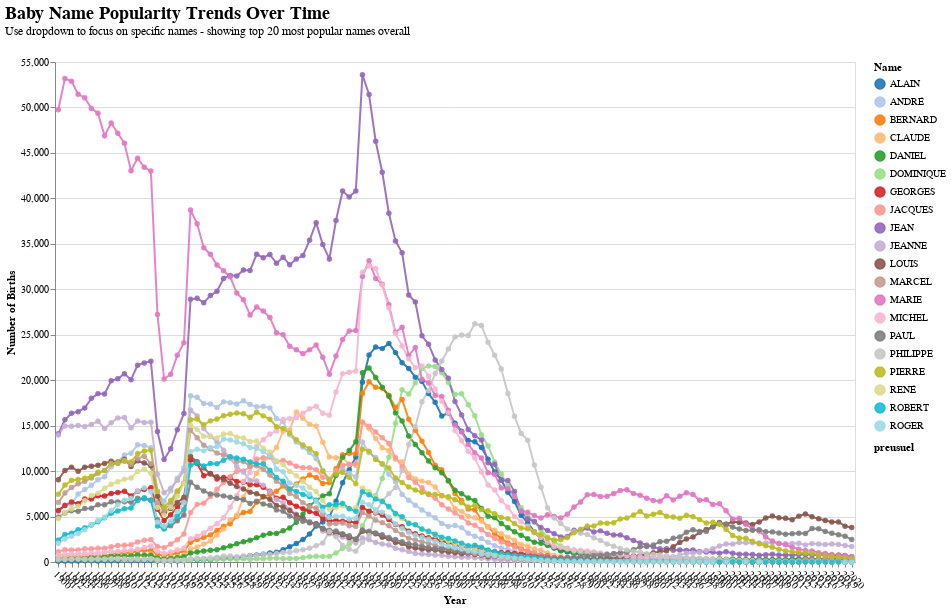

The cell this chart's notebook holds for it:
### Code cell
# Create dropdown for selecting specific names to highlight
name_dropdown = alt.binding_select(
    options=['All'] + sorted(top_names_overall),
    name='Focus on Name: '
)
selected_name = alt.param(bind=name_dropdown, value='All')

# Main chart with all lines
main_chart = alt.Chart(df_timeseries).add_params(
    selected_name
).mark_line(
    strokeWidth=2,
    point=alt.OverlayMarkDef(size=30)
).encode(
    x=alt.X('annais:O', 
            title='Year',
            axis=alt.Axis(labelAngle=45)),
    y=alt.Y('nombre:Q', 
            title='Number of Births',
            scale=alt.Scale(nice=True)),
    color=alt.Color('preusuel:N', 
                   title='Name',
                   scale=alt.Scale(scheme='category20')),
    opacity=alt.condition(
        (alt.datum.preusuel == selected_name) | (selected_name == 'All'),
        alt.value(0.9),
        alt.value(0.2)
    ),
    strokeWidth=alt.condition(
        alt.datum.preusuel == selected_name,
        alt.value(4),
        alt.value(2)
    ),
    tooltip=['preusuel:N', 'annais:O', 'nombre:Q']
).properties(
    width=800,
    height=500
)

# Add text labels for the end of lines
end_labels = alt.Chart(df_timeseries).add_params(
    selected_name
).mark_text(
    align='left',
    dx=5,
    fontSize=10,
    fontWeight='bold'
).encode(
    x=alt.X('annais:O'),
    y=alt.Y('nombre:Q'),
    text='preusuel:N',
    color=alt.Color('preusuel:N', scale=alt.Scale(scheme='category20')),
    opacity=alt.condition(
        (alt.datum.preusuel == selected_name) | (selected_name == 'All'),
        alt.value(1.0),
        alt.value(0.0)
    )
).transform_aggregate(
    max_year='max(annais)',
    groupby=['preusuel']
).transform_filter(
    alt.datum.annais == alt.datum.max_year
)

# Combine the charts
timeseries_chart = (main_chart + end_labels).resolve_scale(
    color='independent'
).properties(
    title=alt.TitleParams(
        text='Baby Name Popularity Trends Over Time',
        subtitle='Use dropdown to focus on specific names - showing top 20 most popular names overall',
        fontSize=18,
        subtitleFontSize=12,
        anchor='start',
        offset=20
    )
)

timeseries_chart.show()

### Figure 1 — Vega-Lite specification as saved in the notebook (floating-point values rounded to 4 significant figures; data arrays with more than 128 entries replaced by an {"elided": "..."} marker saying what was removed)
{"config": {"view": {"continuousWidth": 300, "continuousHeight": 300}}, "layer": [{"mark": {"type": "line", "point": {"size": 30}, "strokeWidth": 2}, "encoding": {"color": {"field": "preusuel", "scale": {"scheme": "category20"}, "title": "Name", "type": "nominal"}, "opacity": {"condition": {"test": "((datum.preusuel === param_18) || (param_18 === 'All'))", "value": 0.9}, "value": 0.2}, "strokeWidth": {"condition": {"test": "(datum.preusuel === param_18)", "value": 4}, "value": 2}, "tooltip": [{"field": "preusuel", "type": "nominal"}, {"field": "annais", "type": "ordinal"}, {"field": "nombre", "type": "quantitative"}], "x": {"axis": {"labelAngle": 45}, "field": "annais", "title": "Year", "type": "ordinal"}, "y": {"field": "nombre", "scale": {"nice": true}, "title": "Number of Births", "type": "quantitative"}}}, {"mark": {"type": "text", "align": "left", "dx": 5, "fontSize": 10, "fontWeight": "bold"}, "encoding": {"color": {"field": "preusuel", "scale": {"scheme": "category20"}, "type": "nominal"}, "opacity": {"condition": {"test": "((datum.preusuel === param_18) || (param_18 === 'All'))", "value": 1.0}, "value": 0.0}, "text": {"field": "preusuel", "type": "nominal"}, "x": {"field": "annais", "type": "ordinal"}, "y": {"field": "nombre", "type": "quantitative"}}, "transform": [{"aggregate": [{"op": "max", "field": "annais", "as": "max_year"}], "groupby": ["preusuel"]}, {"filter": "(datum.annais === datum.max_year)"}]}], "data": {"name": "data-a71c44191e7974b72ea0cc5ba4f82403"}, "height": 500, "params": [{"name": "param_18", "bind": {"input": "select", "options": ["All", "ALAIN", "ANDRÉ", "BERNARD", "CLAUDE", "DANIEL", "DOMINIQUE", "GEORGES", "JACQUES", "JEAN", "JEANNE", "LOUIS", "MARCEL", "MARIE", "MICHEL", "PAUL", "PHILIPPE", "PIERRE", "RENÉ", "ROBERT", "ROGER"], "name": "Focus on Name: "}, "value": "All"}], "resolve": {"scale": {"color": "independent"}}, "title": {"text": "Baby Name Popularity Trends Over Time", "anchor": "start", "fontSize": 18, "offset": 20, "subtitle": "Use dropdown to focus on specific names - showing top 20 most popular names overall", "subtitleFontSize": 12}, "width": 800, "$schema": "https://vega.github.io/schema/vega-lite/v5.20.1.json", "datasets": {"data-a71c44191e7974b72ea0cc5ba4f82403": {"elided": "2362 records"}}}
